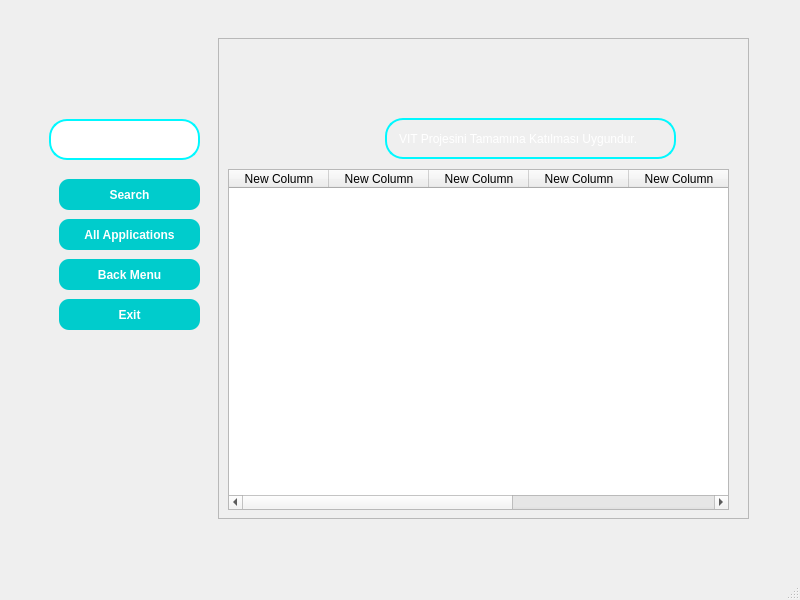
<?xml version="1.0" encoding="UTF-8"?>
<ui version="4.0">
 <class>MainWindow</class>
 <widget class="QMainWindow" name="MainWindow">
  <property name="geometry">
   <rect>
    <x>0</x>
    <y>0</y>
    <width>800</width>
    <height>600</height>
   </rect>
  </property>
  <property name="windowTitle">
   <string>MainWindow</string>
  </property>
  <widget class="QWidget" name="centralwidget">
   <layout class="QHBoxLayout" name="horizontalLayout">
    <item>
     <widget class="QWidget" name="widget" native="true">
      <property name="styleSheet">
       <string notr="true">
QWidget {
    background: qlineargradient(
        spread:pad,
        x1:0, y1:0,
        x2:1, y2:1,
        stop:0 #f0f0f0,
        stop:1 #a0a0a0
    );
}

QPushButton {
    background-color: #00cccc;
    color: white;
    border-radius: 10px;
    padding: 6px;
    font-weight: bold;
}
QPushButton:hover {
    background-color: #00aaaa;
}



</string>
      </property>
      <widget class="QLineEdit" name="lineEdit_search">
       <property name="geometry">
        <rect>
         <x>40</x>
         <y>110</y>
         <width>151</width>
         <height>41</height>
        </rect>
       </property>
       <property name="styleSheet">
        <string notr="true">QLineEdit {
    border: 2px solid #00f8ff;
    border-radius: 18px;
    padding: 6px 12px;
    background-color: white;
    font: 11pt &quot;Segoe UI&quot;;
    color: black;
}

</string>
       </property>
      </widget>
      <widget class="QFrame" name="frame">
       <property name="geometry">
        <rect>
         <x>209</x>
         <y>29</y>
         <width>531</width>
         <height>481</height>
        </rect>
       </property>
       <property name="styleSheet">
        <string notr="true">QPushButton {
    background-color: #00cccc;
    color: white;
    border-radius: 10px;
    padding: 6px;
    font-weight: bold;
}
QPushButton:hover {
    background-color: #00aaaa;
}
</string>
       </property>
       <property name="frameShape">
        <enum>QFrame::StyledPanel</enum>
       </property>
       <property name="frameShadow">
        <enum>QFrame::Raised</enum>
       </property>
       <widget class="QLabel" name="label">
        <property name="geometry">
         <rect>
          <x>18</x>
          <y>10</y>
          <width>481</width>
          <height>61</height>
         </rect>
        </property>
        <property name="text">
         <string/>
        </property>
        <property name="pixmap">
         <pixmap>../werhere mentor menu.png</pixmap>
        </property>
       </widget>
       <widget class="QComboBox" name="comboBox">
        <property name="geometry">
         <rect>
          <x>167</x>
          <y>80</y>
          <width>291</width>
          <height>41</height>
         </rect>
        </property>
        <property name="styleSheet">
         <string notr="true">QComboBox {
    border: 2px solid #00f8ff;
    border-radius: 18px;
    padding: 6px 12px;
    color: white;
    background-color: transparent;
    font: bold 9pt &quot;Segoe UI&quot;;
}

QComboBox::drop-down {
    border: none;
    width: 20px;
}

QComboBox QAbstractItemView {
    background-color: white;
    selection-background-color: #00f8ff;
    color: black;
    border: 1px solid #00f8ff;
}
</string>
        </property>
        <item>
         <property name="text">
          <string>VIT Projesini Tamamına Katılması Uygundur.</string>
         </property>
        </item>
       </widget>
       <widget class="QTableWidget" name="tableWidget">
        <property name="geometry">
         <rect>
          <x>10</x>
          <y>131</y>
          <width>501</width>
          <height>341</height>
         </rect>
        </property>
        <column>
         <property name="text">
          <string>New Column</string>
         </property>
        </column>
        <column>
         <property name="text">
          <string>New Column</string>
         </property>
        </column>
        <column>
         <property name="text">
          <string>New Column</string>
         </property>
        </column>
        <column>
         <property name="text">
          <string>New Column</string>
         </property>
        </column>
        <column>
         <property name="text">
          <string>New Column</string>
         </property>
        </column>
        <column>
         <property name="text">
          <string>New Column</string>
         </property>
        </column>
        <column>
         <property name="text">
          <string>New Column</string>
         </property>
        </column>
       </widget>
      </widget>
      <widget class="QPushButton" name="pushButton_7">
       <property name="geometry">
        <rect>
         <x>50</x>
         <y>170</y>
         <width>141</width>
         <height>31</height>
        </rect>
       </property>
       <property name="text">
        <string>Search</string>
       </property>
      </widget>
      <widget class="QPushButton" name="pushButton_8">
       <property name="geometry">
        <rect>
         <x>50</x>
         <y>210</y>
         <width>141</width>
         <height>31</height>
        </rect>
       </property>
       <property name="text">
        <string>All Applications</string>
       </property>
      </widget>
      <widget class="QPushButton" name="pushButton_9">
       <property name="geometry">
        <rect>
         <x>50</x>
         <y>290</y>
         <width>141</width>
         <height>31</height>
        </rect>
       </property>
       <property name="text">
        <string>Exit</string>
       </property>
      </widget>
      <widget class="QPushButton" name="pushButton_10">
       <property name="geometry">
        <rect>
         <x>50</x>
         <y>250</y>
         <width>141</width>
         <height>31</height>
        </rect>
       </property>
       <property name="text">
        <string>Back Menu</string>
       </property>
      </widget>
      <widget class="QLabel" name="label_2">
       <property name="geometry">
        <rect>
         <x>38</x>
         <y>9</y>
         <width>161</width>
         <height>91</height>
        </rect>
       </property>
       <property name="text">
        <string/>
       </property>
       <property name="pixmap">
        <pixmap>../../../../foto-israa/Schermopnamen/Screenshot 2025-05-22 122132.png</pixmap>
       </property>
       <property name="scaledContents">
        <bool>true</bool>
       </property>
       <property name="alignment">
        <set>Qt::AlignCenter</set>
       </property>
      </widget>
     </widget>
    </item>
   </layout>
  </widget>
  <widget class="QMenuBar" name="menubar">
   <property name="geometry">
    <rect>
     <x>0</x>
     <y>0</y>
     <width>800</width>
     <height>22</height>
    </rect>
   </property>
  </widget>
  <widget class="QStatusBar" name="statusbar"/>
 </widget>
 <resources/>
 <connections/>
</ui>
